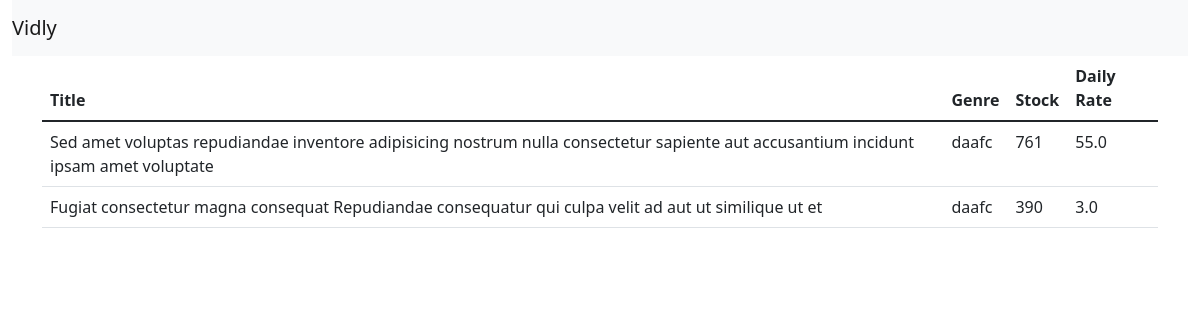
Page /movies/ on the committed database.
### movies/models.py (models this page shows)
class Movie(models.Model):
    title = models.CharField(max_length=255)
    release_date = models.IntegerField()
    number_in_stock = models.IntegerField()
    daily_rate = models.FloatField()
    genre = models.ForeignKey(Genre, on_delete=models.CASCADE)
    date_created = models.DateTimeField(default=timezone.now)

class Genre(models.Model):
    name = models.CharField(max_length=255)
    def __str__(self):
        return self.name

### movies/views.py (the view)
# urls.py: path('', views.index, name='movies_index'),
def index(request):
    movies = Movie.objects.all()
    return render(request, 'movies/index.html', {'movies': movies})

### movies/templates/movies/index.html
{% extends 'base.html' %} {% block content %}
<table class="table table-borderd table-hover">
  <thead>
    <tr>
      <th>Title</th>
      <th>Genre</th>
      <th>Stock</th>
      <th>Daily Rate</th>
    </tr>
  </thead>
  <tbody>
    {% for movie in movies %}
    <tr>
      <td>{{ movie.title}}</td>
      <td>{{ movie.genre}}</td>
      <td>{{ movie.number_in_stock}}</td>
      <td>{{ movie.daily_rate }}</td>
    </tr>
    {% endfor %}
  </tbody>
</table>
{% endblock content %}

### rows in the picture
Movie: title "Sed amet voluptas repudiandae inventore adipisicing nostrum nulla consectetur sapiente aut accusantium incidunt ipsam amet voluptate", genre "daafc", number_in_stock "761", daily_rate "55.0"
Movie: title "Fugiat consectetur magna consequat Repudiandae consequatur qui culpa velit ad aut ut similique ut et", genre "daafc", number_in_stock "390", daily_rate "3.0"
